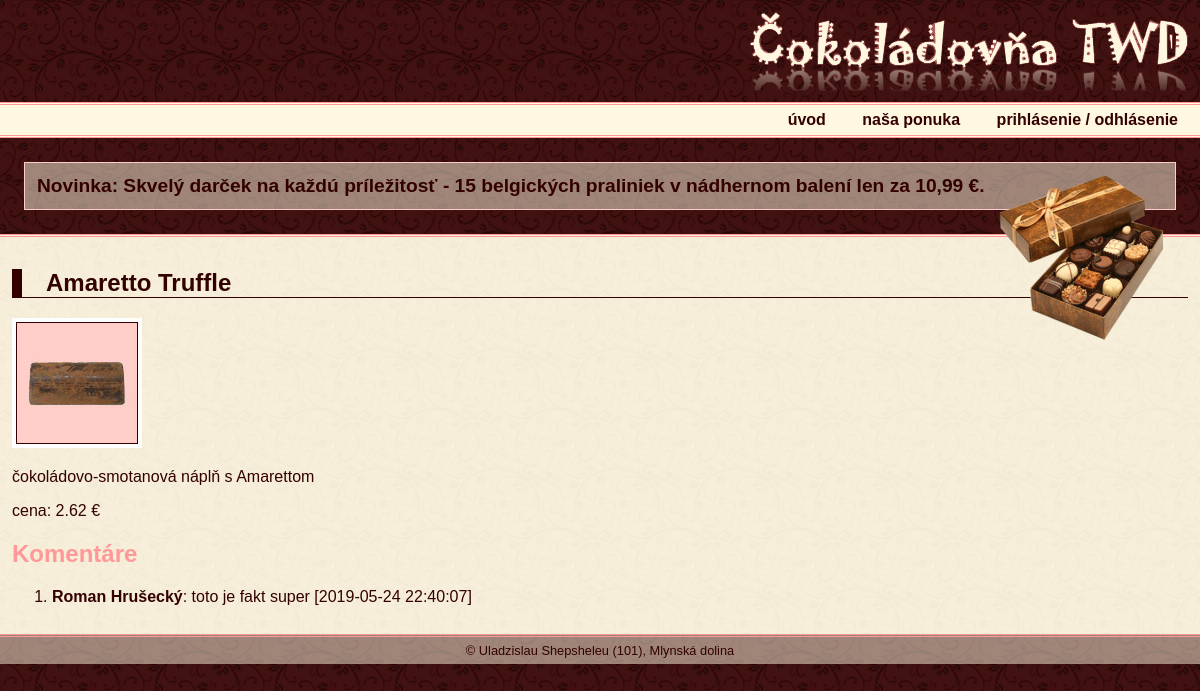
The page /detail.php?prod=1 on the database its author committed.
### tables this page shows
CREATE TABLE IF NOT EXISTS `coko_produkty` (
  `pid` smallint(6) NOT NULL AUTO_INCREMENT,
  `nazov` varchar(30) NOT NULL,
  `popis` varchar(200) NOT NULL,
  `cena` float NOT NULL,
  `foto` varchar(255) NOT NULL,
  `id_kat` tinyint(4) NOT NULL,
  PRIMARY KEY (`pid`)
);

CREATE TABLE IF NOT EXISTS `coko_komentare` (
  `id_koment` smallint(6) NOT NULL AUTO_INCREMENT,
  `uid` smallint(6) NOT NULL,
  `pid` smallint(6) NOT NULL,
  `komentar` text NOT NULL,
  `cas` datetime NOT NULL,
  `stav` char(1) NOT NULL DEFAULT 'x',
  PRIMARY KEY (`id_koment`)
);

CREATE TABLE IF NOT EXISTS `coko_pouzivatelia` (
  `uid` smallint(6) NOT NULL AUTO_INCREMENT,
  `username` varchar(20) NOT NULL DEFAULT '',
  `heslo` varchar(50) NOT NULL DEFAULT '',
  `meno` varchar(20) NOT NULL DEFAULT '',
  `priezvisko` varchar(30) NOT NULL DEFAULT '',
  `admin` tinyint(4) NOT NULL DEFAULT '0',
  PRIMARY KEY (`uid`),
  UNIQUE KEY `username` (`username`)
);

### funkcie.php (called while the page is built, shortened)
<?php
function get_product($mysqli, $id) {
	$sql = "SELECT * FROM coko_produkty WHERE pid=$id";
	if ($result = $mysqli->query($sql)) {
		$product = $result->fetch_assoc();
	} elseif ($mysqli->errno) {
		echo '<p class="chyba"> Chyba načitania! </p>';
		return false;
	}
	return $product;
}
function get_comments($mysqli, $prodid) {
	$escaped_prodid = $mysqli->real_escape_string($prodid);
	$sql = "SELECT `coko_komentare`.*,`username`, `meno`, `priezvisko` FROM `coko_komentare` INNER JOIN `coko_pouzivatelia` ON `coko_komentare`.`uid` = `coko_pouzivatelia`.`uid` WHERE `pid`=$escaped_prodid AND `stav`='a' ORDER BY `cas` DESC";
	$comments = array();
	if ($result = $mysqli->query($sql)) {
		while ($row = $result->fetch_assoc()) {
			array_push($comments, $row);
		}
	} elseif ($mysqli->errno) {
		echo '<p class="chyba"> Chyba načitania! </p>';
		return false;
	}
	return $comments;
}
?>

### detail.php (the view, shortened to what this page needs)
<?php
include('funkcie.php');
include('hlavicka.php');
include('navigacia.php');
include('akcia.php');
$product = get_product($mysqli, $_GET['prod']);
if ($product) {
	if ($product['foto'] != "") {
		$foto_elem = "<img src='foto/". $product['foto'] ."' alt='".$product['nazov']."' width='130' height='130'>";
	} else {
		$foto_elem = "<span class='nophoto'> <p>No photo.</p> </span>";
	}
?>
<section>
	<h1><?php echo $product['nazov'] ?></h1>
	<?php echo $foto_elem ?>
	<p><?php echo $product['popis'] ?></p>
	<p>cena: <?php echo $product['cena'] ?> &euro;</p>
	<h2>Komentáre</h2>
	<ol>
		<?php
		foreach (get_comments($mysqli, $product['pid']) as $i => $com) {
			echo '<li>';
			echo '<p><strong>'.$com['meno'].' '.$com['priezvisko'].'</strong>: '.$com['komentar'].' ['.$com['cas'].']</p>';
			echo '</li>';
		}
		?>
	</ol>
</section>
<?php
} else {
	?>
	<section>
		<p class="chyba">Produkt neexistuje</p>
	</section>
	<?php
}
include('paticka.php');
?>

### styly.css (style rules this page uses)
body { color: #330000; font-family: Arial, Helvetica, sans-serif; background-image: url('obrazky/pozadie.jpg'); margin: 0; }
section { border-top: #FF9999 double 3px; background-image: url('obrazky/pozadie1.jpg'); padding: 1%; }
section h1 { border-left: 10px solid #330000; padding-left: 1em; border-bottom: 1px solid #330000; }
section h2 { color: #FF9999; clear: both; }

### rows shown on the page
coko_produkty: nazov "Amaretto Truffle", foto (picture), popis "čokoládovo-smotanová náplň s Amarettom", cena "2.62"
coko_komentare: uid.meno "Roman", uid.priezvisko "Hrušecký", komentar "toto je fakt super", cas "2019-05-24 22:40:07"
